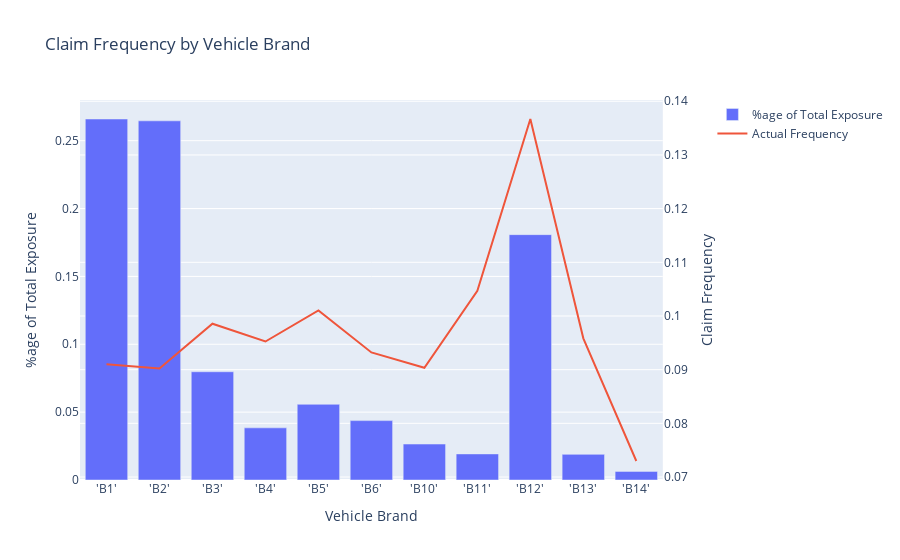

Write notebook code for a chart like this one.
### Code cell
# Convert to Pandas DataFrame
vehbrand_exposure_pd_df = vehbrand_exposure_df.to_pandas()

# Define the custom order for 'VEHBRAND' and sort accordingly
custom_order = ["'B1'", "'B2'", "'B3'", "'B4'", "'B5'", "'B6'", "'B10'", "'B11'", "'B12'", "'B13'", "'B14'"]
vehbrand_exposure_pd_df['VEHBRAND'] = pd.Categorical(vehbrand_exposure_pd_df['VEHBRAND'], categories=custom_order, ordered=True)
vehbrand_exposure_pd_df = vehbrand_exposure_pd_df.sort_values('VEHBRAND')

# Set up the figure and dual-axis
fig, ax1 = plt.subplots(figsize=(10, 6))

# Plot the bar chart for percentage of total exposure
ax1.bar(vehbrand_exposure_pd_df['VEHBRAND'], vehbrand_exposure_pd_df['PERCENTAGE_OF_TOTAL_EXPOSURE'], color='blue', label='% of Total Exposure')
ax1.set_xlabel('Vehicle Brand')
ax1.set_ylabel('% of Total Exposure', color='blue')
ax1.tick_params(axis='y', labelcolor='blue')

# Create a second y-axis for the line plot
ax2 = ax1.twinx()
ax2.plot(vehbrand_exposure_pd_df['VEHBRAND'], vehbrand_exposure_pd_df['CLAIMS_PER_UNIT_EXPOSURE'], color='red', marker='o', label='Claim Frequency')
ax2.set_ylabel('Claim Frequency', color='red')
ax2.tick_params(axis='y', labelcolor='red')

# Add title and layout adjustments
plt.title('Claim Frequency by Vehicle Brand')
fig.tight_layout()
plt.show()

### Figure 1 — Plotly figure (JSON) as saved in the notebook; plotly's stock layout.template omitted (floating-point values rounded to 4 significant figures)
{"data": [{"name": "%age of Total Exposure", "type": "bar", "x": ["'B1'", "'B2'", "'B3'", "'B4'", "'B5'", "'B6'", "'B10'", "'B11'", "'B12'", "'B13'", "'B14'"], "y": [0.266, 0.2646, 0.07976, 0.03843, 0.05577, 0.04375, 0.02649, 0.01921, 0.1808, 0.01889, 0.006344]}, {"mode": "lines", "name": "Actual Frequency", "type": "scatter", "x": ["'B1'", "'B2'", "'B3'", "'B4'", "'B5'", "'B6'", "'B10'", "'B11'", "'B12'", "'B13'", "'B14'"], "xaxis": "x", "y": [0.091, 0.09023, 0.09856, 0.09524, 0.101, 0.09321, 0.09035, 0.1047, 0.1367, 0.09584, 0.07298], "yaxis": "y2"}], "layout": {"title": {"text": "Claim Frequency by Vehicle Brand"}, "xaxis": {"anchor": "y", "categoryarray": ["'B1'", "'B2'", "'B3'", "'B4'", "'B5'", "'B6'", "'B10'", "'B11'", "'B12'", "'B13'", "'B14'"], "categoryorder": "array", "domain": [0, 0.94], "title": {"text": "Vehicle Brand"}}, "yaxis": {"anchor": "x", "domain": [0, 1], "title": {"text": "%age of Total Exposure"}}, "yaxis2": {"anchor": "x", "overlaying": "y", "side": "right", "title": {"text": "Claim Frequency"}}}}
